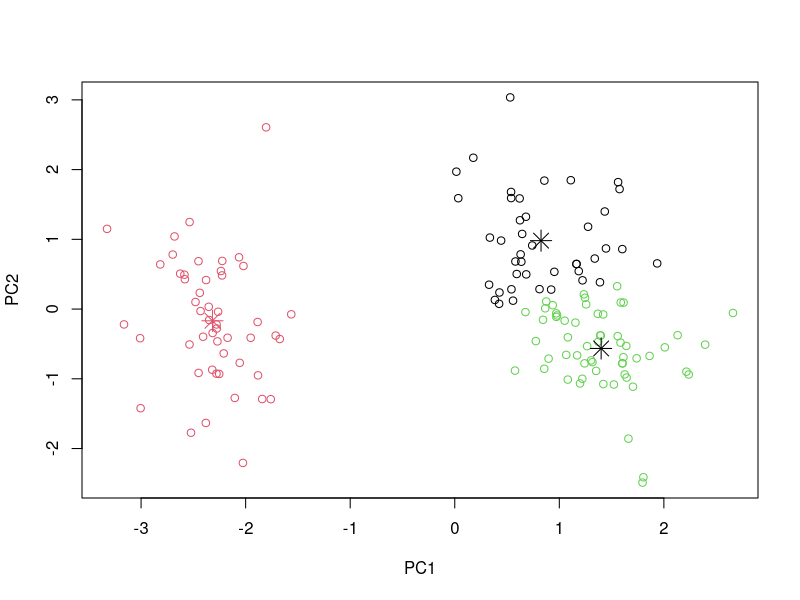

The R source for this figure:
setwd('C:/Users/matt/Documents/IntObl/zaj7/')

iris

iris.log <- log(iris[, 1:4])
ir.species <- iris[, 5]

#iris.scale <- scale(iris.log,center = TRUE)

iris.pca <- prcomp(iris.log, # iris.scale)
                 center = TRUE,
                 scale. = TRUE) 

iris.final <- predict(iris.pca)[,1:2]

iris.final

kmiris <- kmeans(iris.final,3)

kmiris$cluster
kmiris


list <- c()
for (i in 1:150) {
  if (iris$Species[i] == "setosa") {
    list[[i]] = 1
  }else if (iris$Species[i] == "versicolor") {
    list[[i]] = 2
  }
  else {
    list[[i]] = 3
  }
}
list

#iris.final[,1]
#iris.final[,2]
#plot(iris.final[,1],iris.final[,2],xlab="pokolenie",ylab="fitness (ocena)",col="red", main = "Kmeans")
#plot(iris.final[,1],iris.final[,2],xlab="pokolenie",ylab="fitness (ocena)",col="blue", main = "Kmeans")


plot(iris.final, col = kmiris$cluster)
points(kmiris$centers, col = 1:2, pch = 8, cex = 2)
